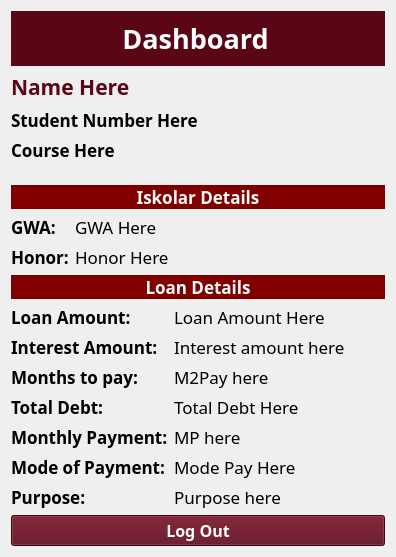
      <widget class="QWidget" name="withLoanPage">
       <layout class="QGridLayout" name="gridLayout_4">
        <item row="0" column="0">
         <layout class="QVBoxLayout" name="verticalLayout_12">
          <item>
           <widget class="QWidget" name="withLoanPageHeader" native="true">
            <property name="maximumSize">
             <size>
              <width>16777215</width>
              <height>71</height>
             </size>
            </property>
            <property name="styleSheet">
             <string notr="true">background-color: rgb(91, 6, 22);</string>
            </property>
            <layout class="QHBoxLayout" name="horizontalLayout_6">
             <property name="leftMargin">
              <number>60</number>
             </property>
             <property name="rightMargin">
              <number>65</number>
             </property>
             <item>
              <layout class="QHBoxLayout" name="horizontalLayout_7">
               <item>
                <widget class="QLabel" name="pupLogo_3">
                 <property name="enabled">
                  <bool>true</bool>
                 </property>
                 <property name="maximumSize">
                  <size>
                   <width>51</width>
                   <height>51</height>
                  </size>
                 </property>
                 <property name="styleSheet">
                  <string notr="true"/>
                 </property>
                 <property name="frameShape">
                  <enum>QFrame::NoFrame</enum>
                 </property>
                 <property name="frameShadow">
                  <enum>QFrame::Plain</enum>
                 </property>
                 <property name="lineWidth">
                  <number>0</number>
                 </property>
                 <property name="text">
                  <string/>
                 </property>
                 <property name="pixmap">
                  <pixmap resource="resources/puplogo.qrc">:/pupLogo/pup_logo.png</pixmap>
                 </property>
                 <property name="scaledContents">
                  <bool>true</bool>
                 </property>
                </widget>
               </item>
               <item>
                <widget class="QLabel" name="titleLabel_3">
                 <property name="font">
                  <font>
                   <family>Atkinson Hyperlegible</family>
                   <pointsize>20</pointsize>
                   <weight>75</weight>
                   <italic>false</italic>
                   <bold>true</bold>
                  </font>
                 </property>
                 <property name="mouseTracking">
                  <bool>true</bool>
                 </property>
                 <property name="contextMenuPolicy">
                  <enum>Qt::DefaultContextMenu</enum>
                 </property>
                 <property name="styleSheet">
                  <string notr="true">color: rgb(255, 255, 255);</string>
                 </property>
                 <property name="frameShape">
                  <enum>QFrame::NoFrame</enum>
                 </property>
                 <property name="lineWidth">
                  <number>0</number>
                 </property>
                 <property name="midLineWidth">
                  <number>0</number>
                 </property>
                 <property name="text">
                  <string>&lt;html&gt;&lt;head/&gt;&lt;body&gt;&lt;p align=&quot;center&quot;&gt;Dashboard&lt;/p&gt;&lt;/body&gt;&lt;/html&gt;</string>
                 </property>
                 <property name="scaledContents">
                  <bool>false</bool>
                 </property>
                 <property name="alignment">
                  <set>Qt::AlignCenter</set>
                 </property>
                 <property name="indent">
                  <number>-1</number>
                 </property>
                </widget>
               </item>
               <item>
                <widget class="QLabel" name="appLogo_3">
                 <property name="maximumSize">
                  <size>
                   <width>51</width>
                   <height>51</height>
                  </size>
                 </property>
                 <property name="frameShape">
                  <enum>QFrame::NoFrame</enum>
                 </property>
                 <property name="lineWidth">
                  <number>0</number>
                 </property>
                 <property name="text">
                  <string/>
                 </property>
                 <property name="pixmap">
                  <pixmap resource="resources/applogo.qrc">:/appLogo/app_logo.png</pixmap>
                 </property>
                 <property name="scaledContents">
                  <bool>true</bool>
                 </property>
                </widget>
               </item>
              </layout>
             </item>
            </layout>
           </widget>
          </item>
          <item>
           <layout class="QVBoxLayout" name="verticalLayout_5">
            <item>
             <widget class="QLabel" name="nameLabel_2">
              <property name="font">
               <font>
                <family>Atkinson Hyperlegible</family>
                <pointsize>16</pointsize>
                <weight>75</weight>
                <bold>true</bold>
               </font>
              </property>
              <property name="styleSheet">
               <string notr="true">color: rgb(91, 6, 22);</string>
              </property>
              <property name="text">
               <string>Name Here</string>
              </property>
             </widget>
            </item>
            <item>
             <widget class="QLabel" name="studentNumLabel_2">
              <property name="font">
               <font>
                <family>Atkinson Hyperlegible</family>
                <pointsize>13</pointsize>
                <weight>75</weight>
                <bold>true</bold>
               </font>
              </property>
              <property name="text">
               <string>Student Number Here</string>
              </property>
             </widget>
            </item>
            <item>
             <widget class="QLabel" name="courseLabel_2">
              <property name="font">
               <font>
                <family>Atkinson Hyperlegible</family>
                <pointsize>13</pointsize>
                <weight>75</weight>
                <bold>true</bold>
               </font>
              </property>
              <property name="text">
               <string>Course Here</string>
              </property>
             </widget>
            </item>
           </layout>
          </item>
          <item>
           <spacer name="verticalSpacer_5">
            <property name="orientation">
             <enum>Qt::Vertical</enum>
            </property>
            <property name="sizeHint" stdset="0">
             <size>
              <width>20</width>
              <height>17</height>
             </size>
            </property>
           </spacer>
          </item>
          <item>
           <layout class="QVBoxLayout" name="verticalLayout_8">
            <item>
             <widget class="QLabel" name="iskoDetailsTitle">
              <property name="maximumSize">
               <size>
                <width>16777215</width>
                <height>24</height>
               </size>
              </property>
              <property name="font">
               <font>
                <family>Atkinson Hyperlegible</family>
                <pointsize>13</pointsize>
                <weight>75</weight>
                <bold>true</bold>
               </font>
              </property>
              <property name="styleSheet">
               <string notr="true">color: rgb(255, 255, 255);
background-color: rgb(128, 0, 0);</string>
              </property>
              <property name="text">
               <string>Iskolar Details</string>
              </property>
              <property name="alignment">
               <set>Qt::AlignCenter</set>
              </property>
             </widget>
            </item>
            <item>
             <layout class="QHBoxLayout" name="horizontalLayout_8">
              <item>
               <layout class="QVBoxLayout" name="verticalLayout_6">
                <item>
                 <widget class="QLabel" name="gwaLabel">
                  <property name="font">
                   <font>
                    <family>Atkinson Hyperlegible</family>
                    <pointsize>13</pointsize>
                    <weight>75</weight>
                    <bold>true</bold>
                   </font>
                  </property>
                  <property name="text">
                   <string>GWA:</string>
                  </property>
                 </widget>
                </item>
                <item>
                 <widget class="QLabel" name="honorLabel">
                  <property name="font">
                   <font>
                    <family>Atkinson Hyperlegible</family>
                    <pointsize>13</pointsize>
                    <weight>75</weight>
                    <bold>true</bold>
                   </font>
                  </property>
                  <property name="text">
                   <string>Honor:</string>
                  </property>
                 </widget>
                </item>
               </layout>
              </item>
              <item>
               <layout class="QVBoxLayout" name="verticalLayout_7">
                <item>
                 <widget class="QLabel" name="gwaDisplay">
                  <property name="font">
                   <font>
                    <family>Atkinson Hyperlegible</family>
                    <pointsize>13</pointsize>
                    <weight>50</weight>
                    <bold>false</bold>
                   </font>
                  </property>
                  <property name="text">
                   <string>GWA Here</string>
                  </property>
                 </widget>
                </item>
                <item>
                 <widget class="QLabel" name="honorDisplay">
                  <property name="font">
                   <font>
                    <family>Atkinson Hyperlegible</family>
                    <pointsize>13</pointsize>
                    <weight>50</weight>
                    <bold>false</bold>
                   </font>
                  </property>
                  <property name="text">
                   <string>Honor Here</string>
                  </property>
                 </widget>
                </item>
               </layout>
              </item>
              <item>
               <spacer name="horizontalSpacer_2">
                <property name="orientation">
                 <enum>Qt::Horizontal</enum>
                </property>
                <property name="sizeHint" stdset="0">
                 <size>
                  <width>48</width>
                  <height>20</height>
                 </size>
                </property>
               </spacer>
              </item>
             </layout>
            </item>
           </layout>
          </item>
          <item>
           <layout class="QVBoxLayout" name="verticalLayout_11">
            <item>
             <widget class="QLabel" name="iskoDetailsTitle_2">
              <property name="maximumSize">
               <size>
                <width>16777215</width>
                <height>24</height>
               </size>
              </property>
              <property name="font">
               <font>
                <family>Atkinson Hyperlegible</family>
                <pointsize>13</pointsize>
                <weight>75</weight>
                <bold>true</bold>
               </font>
              </property>
              <property name="styleSheet">
               <string notr="true">color: rgb(255, 255, 255);
background-color: rgb(128, 0, 0);</string>
              </property>
              <property name="text">
               <string>Loan Details</string>
              </property>
              <property name="alignment">
               <set>Qt::AlignCenter</set>
              </property>
             </widget>
            </item>
            <item>
             <layout class="QHBoxLayout" name="horizontalLayout_9">
              <item>
               <layout class="QVBoxLayout" name="verticalLayout_9">
                <item>
                 <widget class="QLabel" name="loanAmountLabel">
                  <property name="font">
                   <font>
                    <family>Atkinson Hyperlegible</family>
                    <pointsize>13</pointsize>
                    <weight>75</weight>
                    <bold>true</bold>
                   </font>
                  </property>
                  <property name="text">
                   <string>Loan Amount:</string>
                  </property>
                 </widget>
                </item>
                <item>
                 <widget class="QLabel" name="interestAmountLabel">
                  <property name="font">
                   <font>
                    <family>Atkinson Hyperlegible</family>
                    <pointsize>13</pointsize>
                    <weight>75</weight>
                    <bold>true</bold>
                   </font>
                  </property>
                  <property name="text">
                   <string>Interest Amount:</string>
                  </property>
                 </widget>
                </item>
                <item>
                 <widget class="QLabel" name="paymentDurationDisplay">
                  <property name="font">
                   <font>
                    <family>Atkinson Hyperlegible</family>
                    <pointsize>13</pointsize>
                    <weight>75</weight>
                    <bold>true</bold>
                   </font>
                  </property>
                  <property name="text">
                   <string>Months to pay:</string>
                  </property>
                 </widget>
                </item>
                <item>
                 <widget class="QLabel" name="totalDebtLabel">
                  <property name="font">
                   <font>
                    <family>Atkinson Hyperlegible</family>
                    <pointsize>13</pointsize>
                    <weight>75</weight>
                    <bold>true</bold>
                   </font>
                  </property>
                  <property name="text">
                   <string>Total Debt:</string>
                  </property>
                 </widget>
                </item>
                <item>
                 <widget class="QLabel" name="monthPaymentLabel">
                  <property name="font">
                   <font>
                    <family>Atkinson Hyperlegible</family>
                    <pointsize>13</pointsize>
                    <weight>75</weight>
                    <bold>true</bold>
                   </font>
                  </property>
                  <property name="text">
                   <string>Monthly Payment:</string>
                  </property>
                 </widget>
                </item>
                <item>
                 <widget class="QLabel" name="modePaymentLabel">
                  <property name="font">
                   <font>
                    <family>Atkinson Hyperlegible</family>
                    <pointsize>13</pointsize>
                    <weight>75</weight>
                    <bold>true</bold>
                   </font>
                  </property>
                  <property name="text">
                   <string>Mode of Payment:</string>
                  </property>
                 </widget>
                </item>
                <item>
                 <widget class="QLabel" name="purposeLabel">
                  <property name="font">
                   <font>
                    <family>Atkinson Hyperlegible</family>
                    <pointsize>13</pointsize>
                    <weight>75</weight>
                    <bold>true</bold>
                   </font>
                  </property>
                  <property name="text">
                   <string>Purpose:</string>
                  </property>
                 </widget>
                </item>
               </layout>
              </item>
              <item>
               <layout class="QVBoxLayout" name="verticalLayout_10">
                <item>
                 <widget class="QLabel" name="loanAmountDisplay">
                  <property name="font">
                   <font>
                    <family>Atkinson Hyperlegible</family>
                    <pointsize>13</pointsize>
                    <weight>50</weight>
                    <bold>false</bold>
                   </font>
                  </property>
                  <property name="text">
                   <string>Loan Amount Here</string>
                  </property>
                 </widget>
                </item>
                <item>
                 <widget class="QLabel" name="interestAmountDisplay">
                  <property name="font">
                   <font>
                    <family>Atkinson Hyperlegible</family>
                    <pointsize>13</pointsize>
                    <weight>50</weight>
                    <bold>false</bold>
                   </font>
                  </property>
                  <property name="text">
                   <string>Interest amount here</string>
                  </property>
                 </widget>
                </item>
                <item>
                 <widget class="QLabel" name="paymentDurationDisplay_2">
                  <property name="font">
                   <font>
                    <family>Atkinson Hyperlegible</family>
                    <pointsize>13</pointsize>
                    <weight>50</weight>
                    <bold>false</bold>
                   </font>
                  </property>
                  <property name="text">
                   <string>M2Pay here</string>
                  </property>
                 </widget>
                </item>
                <item>
                 <widget class="QLabel" name="totalDebtDisplay">
                  <property name="font">
                   <font>
                    <family>Atkinson Hyperlegible</family>
                    <pointsize>13</pointsize>
                    <weight>50</weight>
                    <bold>false</bold>
                   </font>
                  </property>
                  <property name="text">
                   <string>Total Debt Here</string>
                  </property>
                 </widget>
                </item>
                <item>
                 <widget class="QLabel" name="monthPaymentDisplay">
                  <property name="font">
                   <font>
                    <family>Atkinson Hyperlegible</family>
                    <pointsize>13</pointsize>
                    <weight>50</weight>
                    <bold>false</bold>
                   </font>
                  </property>
                  <property name="text">
                   <string>MP here</string>
                  </property>
                 </widget>
                </item>
                <item>
                 <widget class="QLabel" name="modePaymentDisplay">
                  <property name="font">
                   <font>
                    <family>Atkinson Hyperlegible</family>
                    <pointsize>13</pointsize>
                    <weight>50</weight>
                    <bold>false</bold>
                   </font>
                  </property>
                  <property name="text">
                   <string>Mode Pay Here</string>
                  </property>
                 </widget>
                </item>
                <item>
                 <widget class="QLabel" name="purposeDisplay">
                  <property name="font">
                   <font>
                    <family>Atkinson Hyperlegible</family>
                    <pointsize>13</pointsize>
                    <weight>50</weight>
                    <bold>false</bold>
                   </font>
                  </property>
                  <property name="text">
                   <string>Purpose here</string>
                  </property>
                 </widget>
                </item>
               </layout>
              </item>
              <item>
               <spacer name="horizontalSpacer_6">
                <property name="orientation">
                 <enum>Qt::Horizontal</enum>
                </property>
                <property name="sizeHint" stdset="0">
                 <size>
                  <width>40</width>
                  <height>20</height>
                 </size>
                </property>
               </spacer>
              </item>
             </layout>
            </item>
           </layout>
          </item>
          <item>
           <widget class="QPushButton" name="pushButton">
            <property name="maximumSize">
             <size>
              <width>16777215</width>
              <height>36</height>
             </size>
            </property>
            <property name="font">
             <font>
              <family>Atkinson Hyperlegible</family>
              <pointsize>12</pointsize>
              <weight>75</weight>
              <bold>true</bold>
             </font>
            </property>
            <property name="styleSheet">
             <string notr="true">color: rgb(255, 255, 255);
background-color: rgb(91, 6, 22);</string>
            </property>
            <property name="text">
             <string>Log Out</string>
            </property>
           </widget>
          </item>
         </layout>
        </item>
       </layout>
      </widget>
